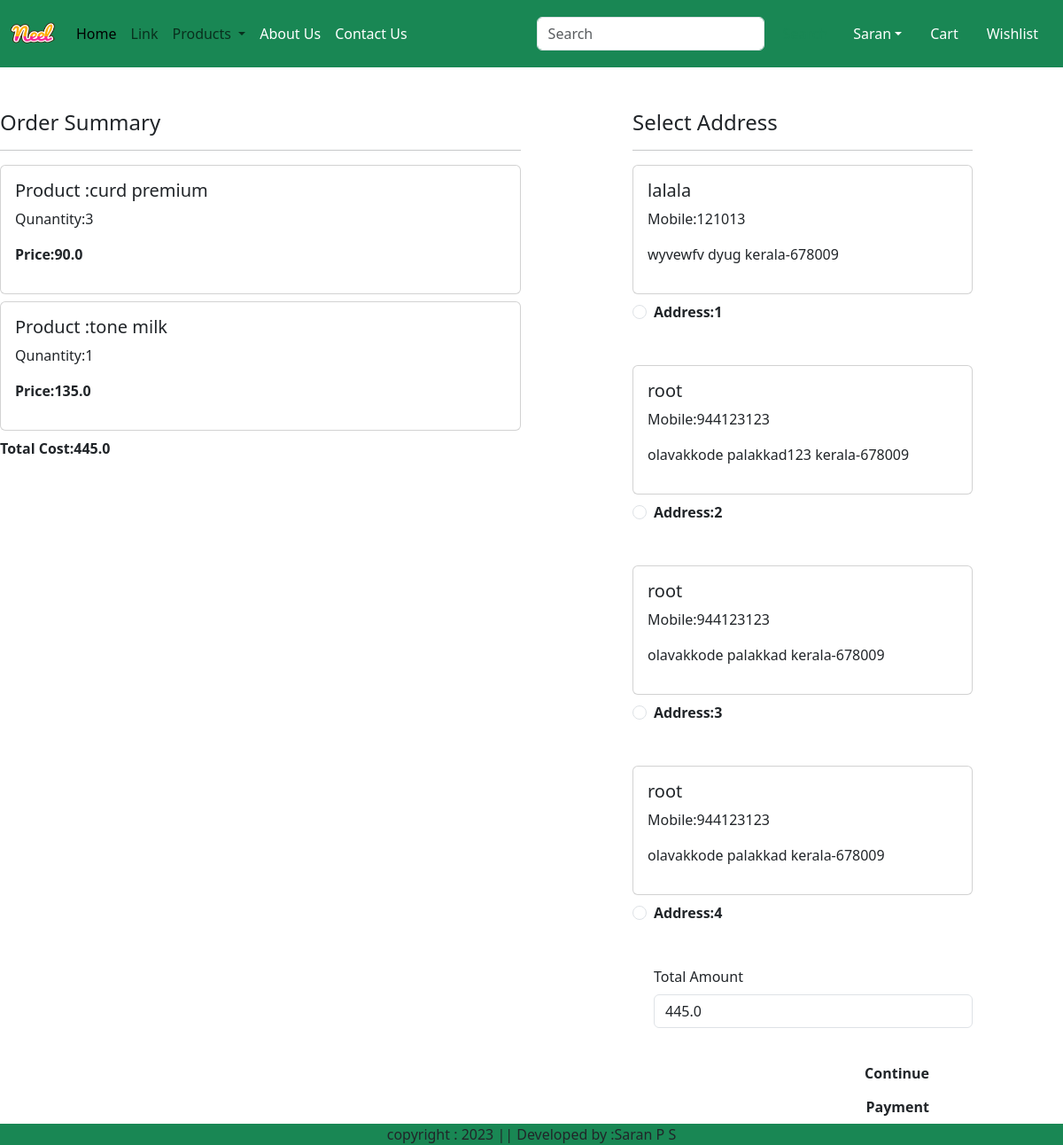
Screenshot of /checkout/ (signed in) with the database file from the repository.
### app/models.py (models this page shows, shortened)
class Cart(models.Model):
    user=models.ForeignKey(User,on_delete=models.CASCADE)
    product=models.ForeignKey(Product,on_delete=models.CASCADE)
    quantity=models.PositiveIntegerField(default=1)

class Product(models.Model):
    title=models.CharField(max_length=100)
    selling_price=models.FloatField()
    discounted_price=models.FloatField()
    description=models.TextField()
    composition=models.TextField(default='')
    prodapp=models.TextField(default='')
    category=models.CharField(choices=CATEGORY_CHOICES,max_length=2)
    product_image=models.ImageField(upload_to='product')

class Customer(models.Model):
    user=models.ForeignKey(User,on_delete=models.CASCADE)
    name=models.CharField(max_length=200)
    locality=models.CharField(max_length=200)
    city=models.CharField(max_length=50)
    mobile=models.IntegerField(default=0)
    zipcode=models.IntegerField()
    state=models.CharField(choices=STATE_CHOICES,max_length=100)

### app/views.py (the view)
# urls.py: path('checkout/',views.checkout.as_view(),name='checkout'),
class checkout(View):
    def get(self,request):
        user=request.user
        add=Customer.objects.filter(user=user)
        cart_items=Cart.objects.filter(user=user)
        famount=0
        for p in cart_items:
            value=p.quantity*p.product.discounted_price
            famount=famount+value
        totalamount=famount+40
        return render(request,'app/checkout.html',locals())

### app/templates/app/checkout.html (shortened to what this page needs)
{% extends 'app/base.html' %}
{% load static  %}
{% block main-content %}
<div classes='container'>
    <div class='row mt-5'>
        <div class='col-sm-6'>
            <h4>Order Summary</h4>
            <hr>
            {% for item in cart_items %}
                <div class='card mb-2'>
                    <div class='card-body'>
                        <h5>Product :{{item.product.title}}</h5>
                        <p>Qunantity:{{item.quantity}}</p>
                        <p class='fw-bold'>Price:{{item.product.discounted_price}}</p>
                    </div>
                </div>
            {% endfor %}
            <p class='fw-bold'>Total Cost:{{totalamount}}</p>
        </div>
        <div class='col-sm-4 offset-sm-1'>
            <h4>Select Address</h4>
            <hr>
            <form method='post' id='myform'>
                {% for ad in add %}
                    <div class='card'>
                        <div class='card-body'>
                            <h5>{{ad.name}}</h5>
                            <p>Mobile:{{ad.mobile}}</p>
                            <p>{{ad.locality}} {{ad.city}} {{ad.state}}-{{ad.zipcode}}</p>
                        </div>
                    </div>
                    <div class='form-check mt-2 mb-5'>
                        <input class='form-check-input' type='radio' name='custid' id="custadd{{forloop.counter}}" value="{{ad.id}}">
                        <label class='form-check-label fw-bold' for="custadd{{forloop.counter}}">
                        Address:{{forloop.counter}}</label>
                    </div>
                {% endfor %}
                <div class='form-check mb-3'>
                    <label for='totalamount' class='form-label'>Total Amount</label>
                    <input type='number' class='form-control' name='totamount' value="{{totalamount}}" readonly>
                </div>
                <div class='text-end'>
                    <button type="submit" class='btn btn-warning-3 mt-3 px-5 fw-bold'>Continue</button>
                    <button id='rzp-button1' type='submit' class='btn btn-waening-3 px-5 fw-bold'>Payment</button>
            </form>
        </div>
    </div>
</div>
{% endblock main-content %}

### rows the page displays
Cart: product "curd premium", quantity "3", product.discounted_price "90.0"
Cart: product "tone milk", quantity "1", product.discounted_price "135.0"
Customer: name "lalala", mobile "121013", locality "wyvewfv", city "dyug", state "kerala", zipcode "678009"
Customer: name "root", mobile "944123123", locality "olavakkode", city "palakkad123", state "kerala", zipcode "678009"
Customer: name "root", mobile "944123123", locality "olavakkode", city "palakkad", state "kerala", zipcode "678009"
Customer: name "root", mobile "944123123", locality "olavakkode", city "palakkad", state "kerala", zipcode "678009"

### other values shown
{{ totalamount }} "445.0"
